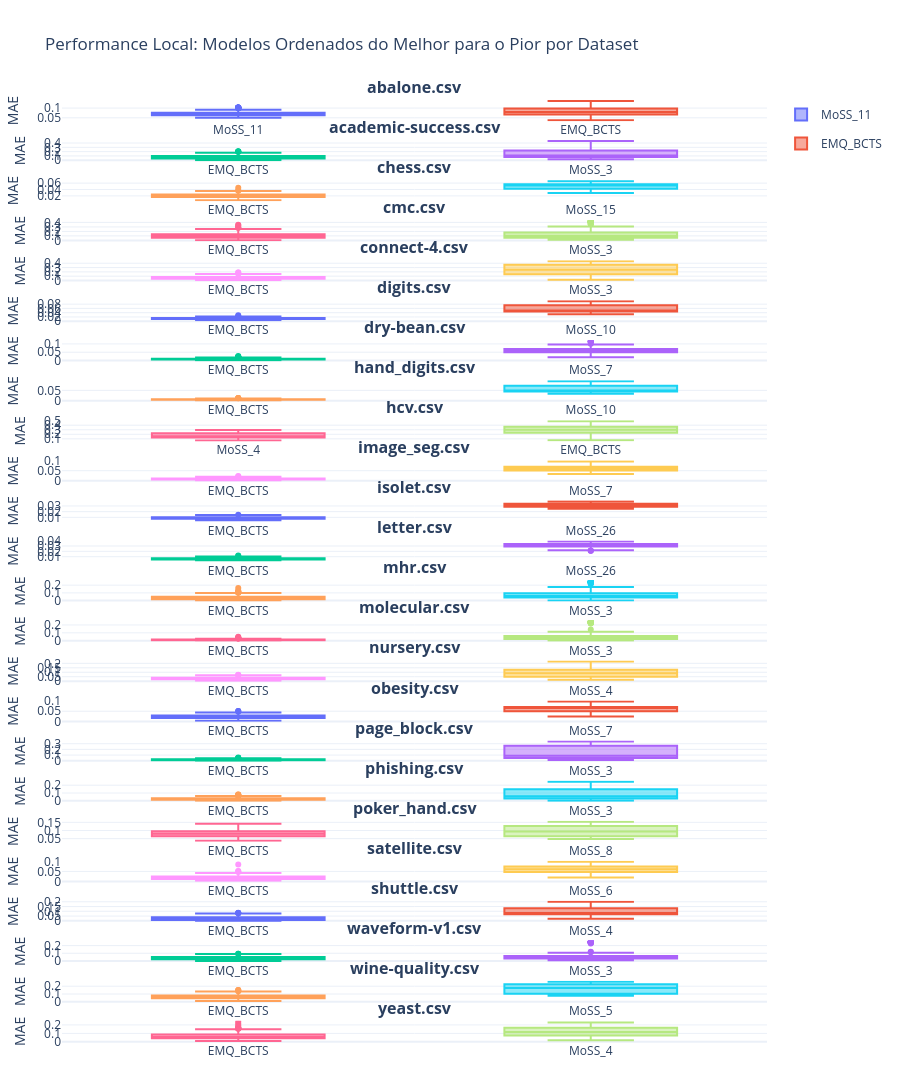

Source (notebook cell):
### Code cell
import pandas as pd
import plotly.graph_objects as go
from plotly.subplots import make_subplots

# 1. Carregar os dados
df = pd.read_csv("mn_30_bcts.csv")

# 2. Configurações de layout
datasets = df['dataset'].unique()
n_datasets = len(datasets)
# Criamos uma subfigura por dataset, em uma única coluna
fig = make_subplots(
    rows=n_datasets, cols=1, 
    subplot_titles=[f"<b>{ds}</b>" for ds in datasets],
    vertical_spacing=0.02 # Espaço curto entre os gráficos
)

# 3. Iterar e adicionar cada gráfico com sua própria ordem
for i, ds in enumerate(datasets, 1):
    df_ds = df[df['dataset'] == ds].copy()
    
    # Calcular a ordem local (pela mediana do erro neste dataset)
    ordem_local = df_ds.groupby("modelo")["erro"].median().sort_values().index.tolist()
    
    # Adicionar um boxplot para cada modelo, seguindo a ordem local
    for modelo in ordem_local:
        df_mod = df_ds[df_ds['modelo'] == modelo]
        fig.add_trace(
            go.Box(
                y=df_mod['erro'],
                name=modelo,
                boxpoints='outliers',
                legendgroup=modelo,
                showlegend=(i == 1) # Só mostra a legenda no primeiro gráfico
            ),
            row=i, col=1
        )

# 4. Ajustes finais de tamanho e estética
fig.update_layout(
    height=n_datasets * 400, # 300px para cada dataset
    template="plotly_white",
    title_text="Performance Local: Modelos Ordenados do Melhor para o Pior por Dataset",
    margin=dict(t=100, b=50, l=50, r=50),
    showlegend=True
)

# Deixar os eixos X independentes para cada subgráfico respeitar sua ordem
fig.update_xaxes(showgrid=False)
fig.update_yaxes(title_text="MAE")
#fig.write_html("meu_resultado_ordenado.html")
fig.show()

### Figure 1 — Plotly figure (JSON) as saved in the notebook; plotly's stock layout.template omitted (floating-point values rounded to 4 significant figures; data arrays with more than 128 entries replaced by an {"elided": "..."} marker saying what was removed)
{"data": [{"boxpoints": "outliers", "legendgroup": "MoSS_11", "name": "MoSS_11", "showlegend": true, "type": "box", "xaxis": "x", "y": {"elided": "300 float values"}, "yaxis": "y"}, {"boxpoints": "outliers", "legendgroup": "EMQ_BCTS", "name": "EMQ_BCTS", "showlegend": true, "type": "box", "xaxis": "x", "y": {"elided": "300 float values"}, "yaxis": "y"}, {"boxpoints": "outliers", "legendgroup": "EMQ_BCTS", "name": "EMQ_BCTS", "showlegend": false, "type": "box", "xaxis": "x2", "y": {"elided": "300 float values"}, "yaxis": "y2"}, {"boxpoints": "outliers", "legendgroup": "MoSS_3", "name": "MoSS_3", "showlegend": false, "type": "box", "xaxis": "x2", "y": {"elided": "300 float values"}, "yaxis": "y2"}, {"boxpoints": "outliers", "legendgroup": "EMQ_BCTS", "name": "EMQ_BCTS", "showlegend": false, "type": "box", "xaxis": "x3", "y": {"elided": "300 float values"}, "yaxis": "y3"}, {"boxpoints": "outliers", "legendgroup": "MoSS_15", "name": "MoSS_15", "showlegend": false, "type": "box", "xaxis": "x3", "y": {"elided": "300 float values"}, "yaxis": "y3"}, {"boxpoints": "outliers", "legendgroup": "EMQ_BCTS", "name": "EMQ_BCTS", "showlegend": false, "type": "box", "xaxis": "x4", "y": {"elided": "300 float values"}, "yaxis": "y4"}, {"boxpoints": "outliers", "legendgroup": "MoSS_3", "name": "MoSS_3", "showlegend": false, "type": "box", "xaxis": "x4", "y": {"elided": "300 float values"}, "yaxis": "y4"}, {"boxpoints": "outliers", "legendgroup": "EMQ_BCTS", "name": "EMQ_BCTS", "showlegend": false, "type": "box", "xaxis": "x5", "y": {"elided": "300 float values"}, "yaxis": "y5"}, {"boxpoints": "outliers", "legendgroup": "MoSS_3", "name": "MoSS_3", "showlegend": false, "type": "box", "xaxis": "x5", "y": {"elided": "300 float values"}, "yaxis": "y5"}, {"boxpoints": "outliers", "legendgroup": "EMQ_BCTS", "name": "EMQ_BCTS", "showlegend": false, "type": "box", "xaxis": "x6", "y": {"elided": "300 float values"}, "yaxis": "y6"}, {"boxpoints": "outliers", "legendgroup": "MoSS_10", "name": "MoSS_10", "showlegend": false, "type": "box", "xaxis": "x6", "y": {"elided": "300 float values"}, "yaxis": "y6"}, {"boxpoints": "outliers", "legendgroup": "EMQ_BCTS", "name": "EMQ_BCTS", "showlegend": false, "type": "box", "xaxis": "x7", "y": {"elided": "300 float values"}, "yaxis": "y7"}, {"boxpoints": "outliers", "legendgroup": "MoSS_7", "name": "MoSS_7", "showlegend": false, "type": "box", "xaxis": "x7", "y": {"elided": "300 float values"}, "yaxis": "y7"}, {"boxpoints": "outliers", "legendgroup": "EMQ_BCTS", "name": "EMQ_BCTS", "showlegend": false, "type": "box", "xaxis": "x8", "y": {"elided": "300 float values"}, "yaxis": "y8"}, {"boxpoints": "outliers", "legendgroup": "MoSS_10", "name": "MoSS_10", "showlegend": false, "type": "box", "xaxis": "x8", "y": {"elided": "300 float values"}, "yaxis": "y8"}, {"boxpoints": "outliers", "legendgroup": "MoSS_4", "name": "MoSS_4", "showlegend": false, "type": "box", "xaxis": "x9", "y": {"elided": "300 float values"}, "yaxis": "y9"}, {"boxpoints": "outliers", "legendgroup": "EMQ_BCTS", "name": "EMQ_BCTS", "showlegend": false, "type": "box", "xaxis": "x9", "y": {"elided": "300 float values"}, "yaxis": "y9"}, {"boxpoints": "outliers", "legendgroup": "EMQ_BCTS", "name": "EMQ_BCTS", "showlegend": false, "type": "box", "xaxis": "x10", "y": {"elided": "300 float values"}, "yaxis": "y10"}, {"boxpoints": "outliers", "legendgroup": "MoSS_7", "name": "MoSS_7", "showlegend": false, "type": "box", "xaxis": "x10", "y": {"elided": "300 float values"}, "yaxis": "y10"}, {"boxpoints": "outliers", "legendgroup": "EMQ_BCTS", "name": "EMQ_BCTS", "showlegend": false, "type": "box", "xaxis": "x11", "y": {"elided": "300 float values"}, "yaxis": "y11"}, {"boxpoints": "outliers", "legendgroup": "MoSS_26", "name": "MoSS_26", "showlegend": false, "type": "box", "xaxis": "x11", "y": {"elided": "300 float values"}, "yaxis": "y11"}, {"boxpoints": "outliers", "legendgroup": "EMQ_BCTS", "name": "EMQ_BCTS", "showlegend": false, "type": "box", "xaxis": "x12", "y": {"elided": "300 float values"}, "yaxis": "y12"}, {"boxpoints": "outliers", "legendgroup": "MoSS_26", "name": "MoSS_26", "showlegend": false, "type": "box", "xaxis": "x12", "y": {"elided": "300 float values"}, "yaxis": "y12"}, {"boxpoints": "outliers", "legendgroup": "EMQ_BCTS", "name": "EMQ_BCTS", "showlegend": false, "type": "box", "xaxis": "x13", "y": {"elided": "300 float values"}, "yaxis": "y13"}, {"boxpoints": "outliers", "legendgroup": "MoSS_3", "name": "MoSS_3", "showlegend": false, "type": "box", "xaxis": "x13", "y": {"elided": "300 float values"}, "yaxis": "y13"}, {"boxpoints": "outliers", "legendgroup": "EMQ_BCTS", "name": "EMQ_BCTS", "showlegend": false, "type": "box", "xaxis": "x14", "y": {"elided": "300 float values"}, "yaxis": "y14"}, {"boxpoints": "outliers", "legendgroup": "MoSS_3", "name": "MoSS_3", "showlegend": false, "type": "box", "xaxis": "x14", "y": {"elided": "300 float values"}, "yaxis": "y14"}, {"boxpoints": "outliers", "legendgroup": "EMQ_BCTS", "name": "EMQ_BCTS", "showlegend": false, "type": "box", "xaxis": "x15", "y": {"elided": "300 float values"}, "yaxis": "y15"}, {"boxpoints": "outliers", "legendgroup": "MoSS_4", "name": "MoSS_4", "showlegend": false, "type": "box", "xaxis": "x15", "y": {"elided": "300 float values"}, "yaxis": "y15"}, {"boxpoints": "outliers", "legendgroup": "EMQ_BCTS", "name": "EMQ_BCTS", "showlegend": false, "type": "box", "xaxis": "x16", "y": {"elided": "300 float values"}, "yaxis": "y16"}, {"boxpoints": "outliers", "legendgroup": "MoSS_7", "name": "MoSS_7", "showlegend": false, "type": "box", "xaxis": "x16", "y": {"elided": "300 float values"}, "yaxis": "y16"}, {"boxpoints": "outliers", "legendgroup": "EMQ_BCTS", "name": "EMQ_BCTS", "showlegend": false, "type": "box", "xaxis": "x17", "y": {"elided": "300 float values"}, "yaxis": "y17"}, {"boxpoints": "outliers", "legendgroup": "MoSS_3", "name": "MoSS_3", "showlegend": false, "type": "box", "xaxis": "x17", "y": {"elided": "300 float values"}, "yaxis": "y17"}, {"boxpoints": "outliers", "legendgroup": "EMQ_BCTS", "name": "EMQ_BCTS", "showlegend": false, "type": "box", "xaxis": "x18", "y": {"elided": "300 float values"}, "yaxis": "y18"}, {"boxpoints": "outliers", "legendgroup": "MoSS_3", "name": "MoSS_3", "showlegend": false, "type": "box", "xaxis": "x18", "y": {"elided": "300 float values"}, "yaxis": "y18"}, {"boxpoints": "outliers", "legendgroup": "EMQ_BCTS", "name": "EMQ_BCTS", "showlegend": false, "type": "box", "xaxis": "x19", "y": {"elided": "300 float values"}, "yaxis": "y19"}, {"boxpoints": "outliers", "legendgroup": "MoSS_8", "name": "MoSS_8", "showlegend": false, "type": "box", "xaxis": "x19", "y": {"elided": "300 float values"}, "yaxis": "y19"}, {"boxpoints": "outliers", "legendgroup": "EMQ_BCTS", "name": "EMQ_BCTS", "showlegend": false, "type": "box", "xaxis": "x20", "y": {"elided": "300 float values"}, "yaxis": "y20"}, {"boxpoints": "outliers", "legendgroup": "MoSS_6", "name": "MoSS_6", "showlegend": false, "type": "box", "xaxis": "x20", "y": {"elided": "300 float values"}, "yaxis": "y20"}, {"boxpoints": "outliers", "legendgroup": "EMQ_BCTS", "name": "EMQ_BCTS", "showlegend": false, "type": "box", "xaxis": "x21", "y": {"elided": "300 float values"}, "yaxis": "y21"}, {"boxpoints": "outliers", "legendgroup": "MoSS_4", "name": "MoSS_4", "showlegend": false, "type": "box", "xaxis": "x21", "y": {"elided": "300 float values"}, "yaxis": "y21"}, {"boxpoints": "outliers", "legendgroup": "EMQ_BCTS", "name": "EMQ_BCTS", "showlegend": false, "type": "box", "xaxis": "x22", "y": {"elided": "300 float values"}, "yaxis": "y22"}, {"boxpoints": "outliers", "legendgroup": "MoSS_3", "name": "MoSS_3", "showlegend": false, "type": "box", "xaxis": "x22", "y": {"elided": "300 float values"}, "yaxis": "y22"}, {"boxpoints": "outliers", "legendgroup": "EMQ_BCTS", "name": "EMQ_BCTS", "showlegend": false, "type": "box", "xaxis": "x23", "y": {"elided": "300 float values"}, "yaxis": "y23"}, {"boxpoints": "outliers", "legendgroup": "MoSS_5", "name": "MoSS_5", "showlegend": false, "type": "box", "xaxis": "x23", "y": {"elided": "300 float values"}, "yaxis": "y23"}, {"boxpoints": "outliers", "legendgroup": "EMQ_BCTS", "name": "EMQ_BCTS", "showlegend": false, "type": "box", "xaxis": "x24", "y": {"elided": "300 float values"}, "yaxis": "y24"}, {"boxpoints": "outliers", "legendgroup": "MoSS_4", "name": "MoSS_4", "showlegend": false, "type": "box", "xaxis": "x24", "y": {"elided": "300 float values"}, "yaxis": "y24"}], "layout": {"annotations": [{"font": {"size": 16}, "showarrow": false, "text": "<b>abalone.csv</b>", "x": 0.5, "xanchor": "center", "xref": "paper", "y": 1, "yanchor": "bottom", "yref": "paper"}, {"font": {"size": 16}, "showarrow": false, "text": "<b>academic-success.csv</b>", "x": 0.5, "xanchor": "center", "xref": "paper", "y": 0.9575, "yanchor": "bottom", "yref": "paper"}, {"font": {"size": 16}, "showarrow": false, "text": "<b>chess.csv</b>", "x": 0.5, "xanchor": "center", "xref": "paper", "y": 0.915, "yanchor": "bottom", "yref": "paper"}, {"font": {"size": 16}, "showarrow": false, "text": "<b>cmc.csv</b>", "x": 0.5, "xanchor": "center", "xref": "paper", "y": 0.8725, "yanchor": "bottom", "yref": "paper"}, {"font": {"size": 16}, "showarrow": false, "text": "<b>connect-4.csv</b>", "x": 0.5, "xanchor": "center", "xref": "paper", "y": 0.83, "yanchor": "bottom", "yref": "paper"}, {"font": {"size": 16}, "showarrow": false, "text": "<b>digits.csv</b>", "x": 0.5, "xanchor": "center", "xref": "paper", "y": 0.7875, "yanchor": "bottom", "yref": "paper"}, {"font": {"size": 16}, "showarrow": false, "text": "<b>dry-bean.csv</b>", "x": 0.5, "xanchor": "center", "xref": "paper", "y": 0.745, "yanchor": "bottom", "yref": "paper"}, {"font": {"size": 16}, "showarrow": false, "text": "<b>hand_digits.csv</b>", "x": 0.5, "xanchor": "center", "xref": "paper", "y": 0.7025, "yanchor": "bottom", "yref": "paper"}, {"font": {"size": 16}, "showarrow": false, "text": "<b>hcv.csv</b>", "x": 0.5, "xanchor": "center", "xref": "paper", "y": 0.66, "yanchor": "bottom", "yref": "paper"}, {"font": {"size": 16}, "showarrow": false, "text": "<b>image_seg.csv</b>", "x": 0.5, "xanchor": "center", "xref": "paper", "y": 0.6175, "yanchor": "bottom", "yref": "paper"}, {"font": {"size": 16}, "showarrow": false, "text": "<b>isolet.csv</b>", "x": 0.5, "xanchor": "center", "xref": "paper", "y": 0.575, "yanchor": "bottom", "yref": "paper"}, {"font": {"size": 16}, "showarrow": false, "text": "<b>letter.csv</b>", "x": 0.5, "xanchor": "center", "xref": "paper", "y": 0.5325, "yanchor": "bottom", "yref": "paper"}, {"font": {"size": 16}, "showarrow": false, "text": "<b>mhr.csv</b>", "x": 0.5, "xanchor": "center", "xref": "paper", "y": 0.49, "yanchor": "bottom", "yref": "paper"}, {"font": {"size": 16}, "showarrow": false, "text": "<b>molecular.csv</b>", "x": 0.5, "xanchor": "center", "xref": "paper", "y": 0.4475, "yanchor": "bottom", "yref": "paper"}, {"font": {"size": 16}, "showarrow": false, "text": "<b>nursery.csv</b>", "x": 0.5, "xanchor": "center", "xref": "paper", "y": 0.405, "yanchor": "bottom", "yref": "paper"}, {"font": {"size": 16}, "showarrow": false, "text": "<b>obesity.csv</b>", "x": 0.5, "xanchor": "center", "xref": "paper", "y": 0.3625, "yanchor": "bottom", "yref": "paper"}, {"font": {"size": 16}, "showarrow": false, "text": "<b>page_block.csv</b>", "x": 0.5, "xanchor": "center", "xref": "paper", "y": 0.32, "yanchor": "bottom", "yref": "paper"}, {"font": {"size": 16}, "showarrow": false, "text": "<b>phishing.csv</b>", "x": 0.5, "xanchor": "center", "xref": "paper", "y": 0.2775, "yanchor": "bottom", "yref": "paper"}, {"font": {"size": 16}, "showarrow": false, "text": "<b>poker_hand.csv</b>", "x": 0.5, "xanchor": "center", "xref": "paper", "y": 0.235, "yanchor": "bottom", "yref": "paper"}, {"font": {"size": 16}, "showarrow": false, "text": "<b>satellite.csv</b>", "x": 0.5, "xanchor": "center", "xref": "paper", "y": 0.1925, "yanchor": "bottom", "yref": "paper"}, {"font": {"size": 16}, "showarrow": false, "text": "<b>shuttle.csv</b>", "x": 0.5, "xanchor": "center", "xref": "paper", "y": 0.15, "yanchor": "bottom", "yref": "paper"}, {"font": {"size": 16}, "showarrow": false, "text": "<b>waveform-v1.csv</b>", "x": 0.5, "xanchor": "center", "xref": "paper", "y": 0.1075, "yanchor": "bottom", "yref": "paper"}, {"font": {"size": 16}, "showarrow": false, "text": "<b>wine-quality.csv</b>", "x": 0.5, "xanchor": "center", "xref": "paper", "y": 0.065, "yanchor": "bottom", "yref": "paper"}, {"font": {"size": 16}, "showarrow": false, "text": "<b>yeast.csv</b>", "x": 0.5, "xanchor": "center", "xref": "paper", "y": 0.0225, "yanchor": "bottom", "yref": "paper"}], "height": 9600, "margin": {"b": 50, "l": 50, "r": 50, "t": 100}, "showlegend": true, "title": {"text": "Performance Local: Modelos Ordenados do Melhor para o Pior por Dataset"}, "xaxis": {"anchor": "y", "domain": [0, 1], "showgrid": false}, "xaxis10": {"anchor": "y10", "domain": [0, 1], "showgrid": false}, "xaxis11": {"anchor": "y11", "domain": [0, 1], "showgrid": false}, "xaxis12": {"anchor": "y12", "domain": [0, 1], "showgrid": false}, "xaxis13": {"anchor": "y13", "domain": [0, 1], "showgrid": false}, "xaxis14": {"anchor": "y14", "domain": [0, 1], "showgrid": false}, "xaxis15": {"anchor": "y15", "domain": [0, 1], "showgrid": false}, "xaxis16": {"anchor": "y16", "domain": [0, 1], "showgrid": false}, "xaxis17": {"anchor": "y17", "domain": [0, 1], "showgrid": false}, "xaxis18": {"anchor": "y18", "domain": [0, 1], "showgrid": false}, "xaxis19": {"anchor": "y19", "domain": [0, 1], "showgrid": false}, "xaxis2": {"anchor": "y2", "domain": [0, 1], "showgrid": false}, "xaxis20": {"anchor": "y20", "domain": [0, 1], "showgrid": false}, "xaxis21": {"anchor": "y21", "domain": [0, 1], "showgrid": false}, "xaxis22": {"anchor": "y22", "domain": [0, 1], "showgrid": false}, "xaxis23": {"anchor": "y23", "domain": [0, 1], "showgrid": false}, "xaxis24": {"anchor": "y24", "domain": [0, 1], "showgrid": false}, "xaxis3": {"anchor": "y3", "domain": [0, 1], "showgrid": false}, "xaxis4": {"anchor": "y4", "domain": [0, 1], "showgrid": false}, "xaxis5": {"anchor": "y5", "domain": [0, 1], "showgrid": false}, "xaxis6": {"anchor": "y6", "domain": [0, 1], "showgrid": false}, "xaxis7": {"anchor": "y7", "domain": [0, 1], "showgrid": false}, "xaxis8": {"anchor": "y8", "domain": [0, 1], "showgrid": false}, "xaxis9": {"anchor": "y9", "domain": [0, 1], "showgrid": false}, "yaxis": {"anchor": "x", "domain": [0.9775, 1], "title": {"text": "MAE"}}, "yaxis10": {"anchor": "x10", "domain": [0.595, 0.6175], "title": {"text": "MAE"}}, "yaxis11": {"anchor": "x11", "domain": [0.5525, 0.575], "title": {"text": "MAE"}}, "yaxis12": {"anchor": "x12", "domain": [0.51, 0.5325], "title": {"text": "MAE"}}, "yaxis13": {"anchor": "x13", "domain": [0.4675, 0.49], "title": {"text": "MAE"}}, "yaxis14": {"anchor": "x14", "domain": [0.425, 0.4475], "title": {"text": "MAE"}}, "yaxis15": {"anchor": "x15", "domain": [0.3825, 0.405], "title": {"text": "MAE"}}, "yaxis16": {"anchor": "x16", "domain": [0.34, 0.3625], "title": {"text": "MAE"}}, "yaxis17": {"anchor": "x17", "domain": [0.2975, 0.32], "title": {"text": "MAE"}}, "yaxis18": {"anchor": "x18", "domain": [0.255, 0.2775], "title": {"text": "MAE"}}, "yaxis19": {"anchor": "x19", "domain": [0.2125, 0.235], "title": {"text": "MAE"}}, "yaxis2": {"anchor": "x2", "domain": [0.935, 0.9575], "title": {"text": "MAE"}}, "yaxis20": {"anchor": "x20", "domain": [0.17, 0.1925], "title": {"text": "MAE"}}, "yaxis21": {"anchor": "x21", "domain": [0.1275, 0.15], "title": {"text": "MAE"}}, "yaxis22": {"anchor": "x22", "domain": [0.085, 0.1075], "title": {"text": "MAE"}}, "yaxis23": {"anchor": "x23", "domain": [0.0425, 0.065], "title": {"text": "MAE"}}, "yaxis24": {"anchor": "x24", "domain": [0, 0.0225], "title": {"text": "MAE"}}, "yaxis3": {"anchor": "x3", "domain": [0.8925, 0.915], "title": {"text": "MAE"}}, "yaxis4": {"anchor": "x4", "domain": [0.85, 0.8725], "title": {"text": "MAE"}}, "yaxis5": {"anchor": "x5", "domain": [0.8075, 0.83], "title": {"text": "MAE"}}, "yaxis6": {"anchor": "x6", "domain": [0.765, 0.7875], "title": {"text": "MAE"}}, "yaxis7": {"anchor": "x7", "domain": [0.7225, 0.745], "title": {"text": "MAE"}}, "yaxis8": {"anchor": "x8", "domain": [0.68, 0.7025], "title": {"text": "MAE"}}, "yaxis9": {"anchor": "x9", "domain": [0.6375, 0.66], "title": {"text": "MAE"}}}}
